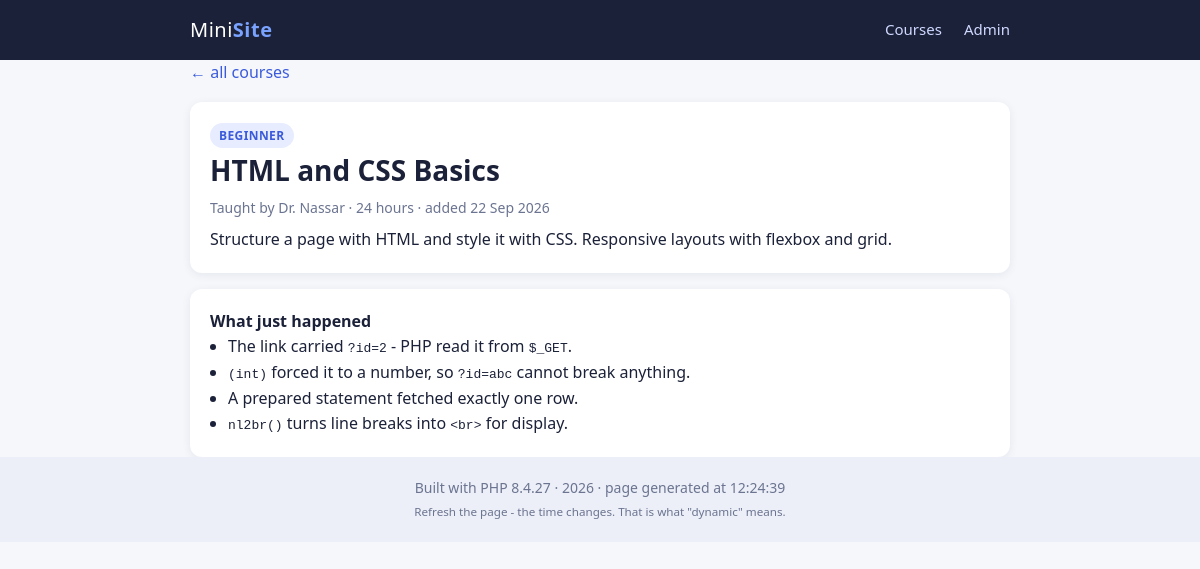
Page /10-dynamic-page/detail.php?id=2 on the committed database.
### tables this page shows
CREATE TABLE courses (
    id          INT AUTO_INCREMENT PRIMARY KEY,
    title       VARCHAR(120) NOT NULL,
    teacher     VARCHAR(80),
    level       VARCHAR(20),
    hours       INT,
    description TEXT,
    created     DATETIME DEFAULT CURRENT_TIMESTAMP
);

### 10-dynamic-page/detail.php (the view, shortened to what this page needs)
<?php
require "includes/db.php";
$id = (int)($_GET["id"] ?? 0);
$course = null;
if ($id > 0) {
    $stmt = mysqli_prepare($conn, "SELECT * FROM courses WHERE id = ?");
    mysqli_stmt_bind_param($stmt, "i", $id);
    mysqli_stmt_execute($stmt);
    $course = mysqli_fetch_assoc(mysqli_stmt_get_result($stmt));
}
require "includes/header.php";
?>
<a class="back" href="index.php">&larr; all courses</a>
<?php if (!$course): ?>
    <div class="card empty">
        <h1>Course not found</h1>
        <p>There is no course with id <?= $id ?>.</p>
        <p>Try <code>detail.php?id=1</code>, or go back to the list.</p>
    </div>
<?php else: ?>
    <div class="card">
        <span class="tag <?= htmlspecialchars($course["level"]) ?>"><?= htmlspecialchars($course["level"]) ?></span>
        <h1><?= htmlspecialchars($course["title"]) ?></h1>
        <p class="meta">
            Taught by <?= htmlspecialchars($course["teacher"]) ?>
            &middot; <?= (int)$course["hours"] ?> hours
            &middot; added <?= date("d M Y", strtotime($course["created"])) ?>
        </p>
        <p><?= nl2br(htmlspecialchars($course["description"])) ?></p>
    </div>
    <div class="card" style="margin-top:16px">
        <strong>What just happened</strong>
        <ul style="margin-left:18px">
            <li>The link carried <code>?id=<?= $id ?></code> - PHP read it from <code>$_GET</code>.</li>
            <li><code>(int)</code> forced it to a number, so <code>?id=abc</code> cannot break anything.</li>
            <li>A prepared statement fetched exactly one row.</li>
            <li><code>nl2br()</code> turns line breaks into <code>&lt;br&gt;</code> for display.</li>
        </ul>
    </div>
<?php endif; ?>
<?php
require "includes/footer.php";

### 10-dynamic-page/style.css (style rules this page uses)
* { box-sizing: border-box; margin: 0; padding: 0; }
body { font-family: system-ui, "Segoe UI", sans-serif; background: #f5f7fb; color: #1b2138; line-height: 1.6; }
h1 { font-size: 28px; margin-bottom: 4px; }
.card { background: #fff; border-radius: 12px; padding: 20px; box-shadow: 0 2px 10px rgba(20,30,60,.07); }
.meta { color: #6b7490; font-size: 14px; margin-bottom: 8px; }
.tag { display: inline-block; font-size: 12px; font-weight: 700; text-transform: uppercase; letter-spacing: .4px; padding: 3px 9px; border-radius: 20px; background: #e7ecff; color: #3b5bdb; }
.back { display: inline-block; margin-bottom: 16px; color: #3b5bdb; text-decoration: none; }

### rows in the picture
courses: level "BEGINNER", title "HTML and CSS Basics", teacher "Dr. Nassar", hours "24", created "22 Sep 2026", description "Structure a page with HTML and style it with CSS. Responsive layouts with flexbox and grid."

### other values in the picture
$id "2"
PHP_VERSION "8.4.27"
